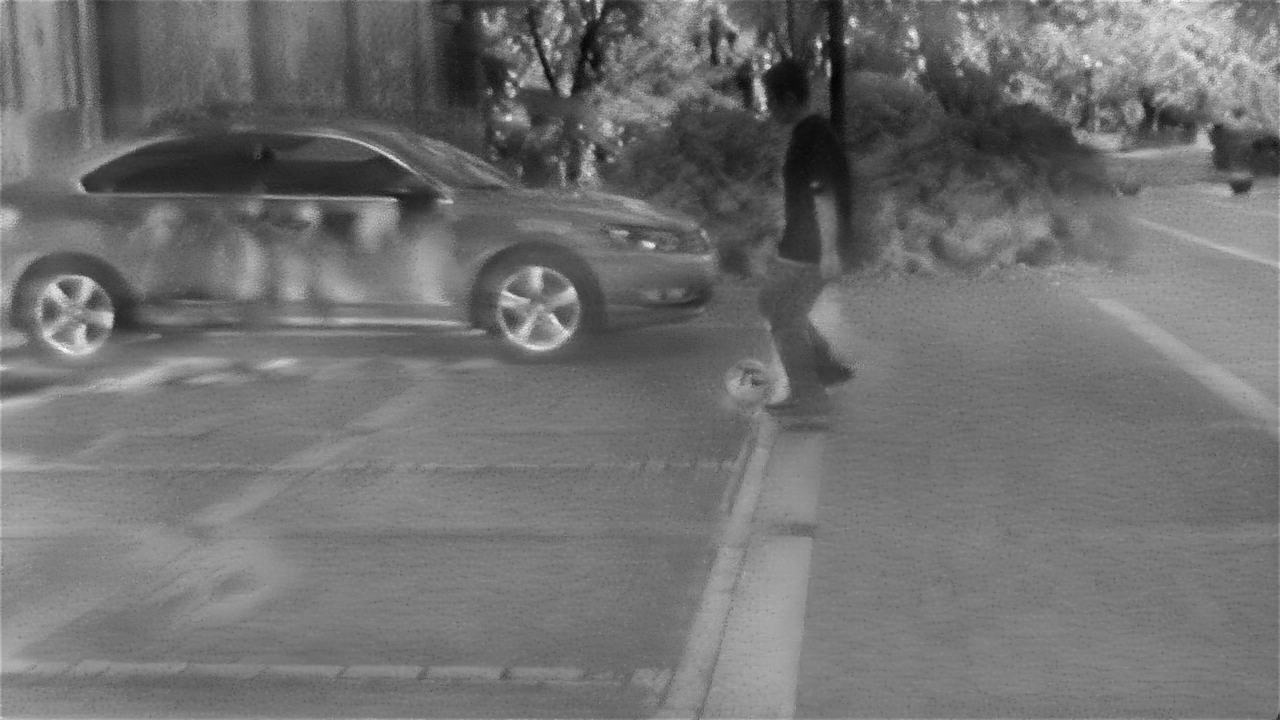
#> input picture data/test/frame_000402.png, 1280 x 720 px
$ python akaze2.py
#> lines starting #> are read from the running program, lines starting #| are printed output that depends on the picture; long printed decimals are rounded
import numpy as np
import cv2

# 读取图像
img1 = cv2.imread('frame_000402.png')  # 事件图像
#> img1 is the input picture: shape (720, 1280, 3); min 2, max 255, mean 112.8
img2 = cv2.imread('000403.png')        # RGB图像
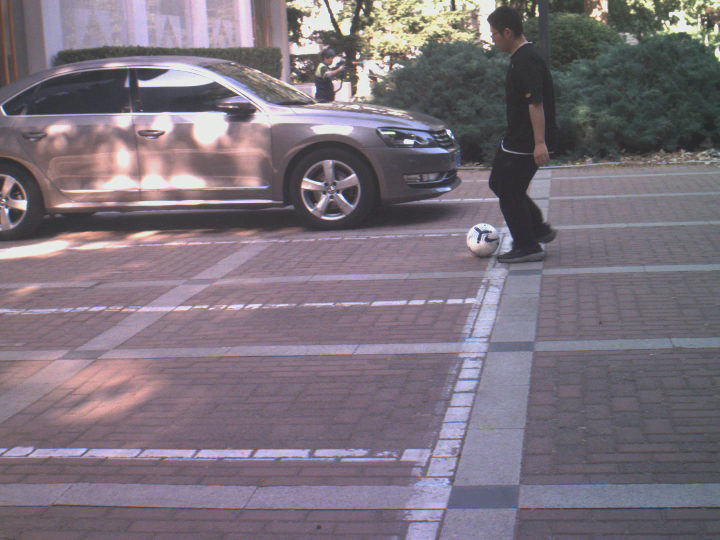
#> input picture data/test/000403.png, 1440 x 1080 px (shown at 1/2 size)
#> img2 is the input picture: shape (1080, 1440, 3); mean B, G, R 124.4, 114, 124

# 相机标定参数
rgb_camera_matrix = np.array([[2564.19310444823, 0, 739.387821416966],
                              [0, 2563.41510197018, 537.540801537576],
                              [0, 0, 1]])
rgb_dist_coeffs = np.array([-0.161037226394270, 0.128949733352634, 0, 0, 0])

dvs_camera_matrix = np.array([[1671.20555532487, 0, 644.067031753728],
                              [0, 1670.49054323916, 373.313702644126],
                              [0, 0, 1]])
dvs_dist_coeffs = np.array([-0.0707315665225943, 0.290205090753698, 0, 0, 0])

# 图像去畸变
undistorted_img1 = cv2.undistort(img1, dvs_camera_matrix, dvs_dist_coeffs)
undistorted_img2 = cv2.undistort(img2, rgb_camera_matrix, rgb_dist_coeffs)
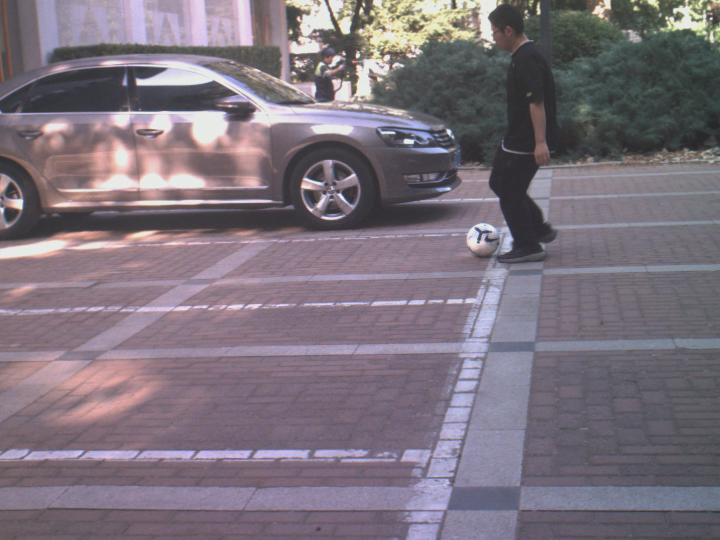
#> undistorted_img2: shape (1080, 1440, 3) (shown at 1/2 size); mean B, G, R 124.5, 114, 124

# 将图像转换为灰度图
gray1 = cv2.cvtColor(undistorted_img1, cv2.COLOR_BGR2GRAY)
gray2 = cv2.cvtColor(undistorted_img2, cv2.COLOR_BGR2GRAY)
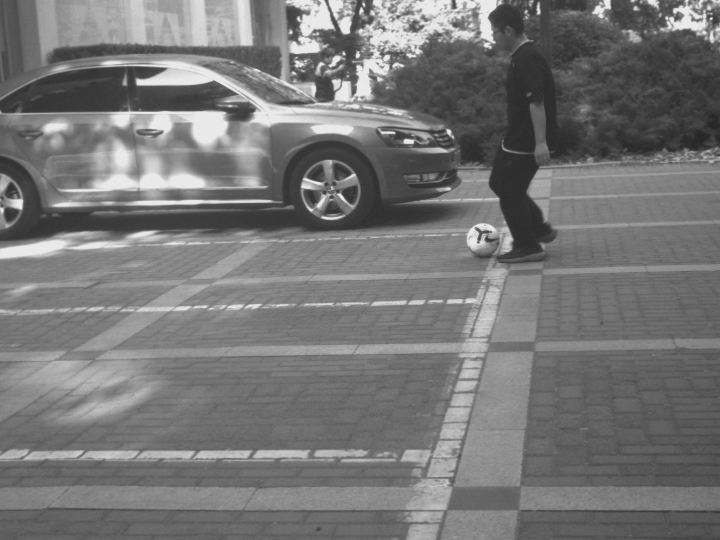
#> gray2: shape (1080, 1440) (shown at 1/2 size); min 36, max 239, mean 118.2

# init AKAZE detector
akaze = cv2.AKAZE_create()

# Find the keypoints and descriptors with AKAZE
kp1, des1 = akaze.detectAndCompute(gray1, None)
#> kp1 = 673 keypoints; strongest (x, y, size): (104, 318, 11.4), (819, 43, 5.7), (922, 61, 8.1), (569, 294, 11.4)
kp2, des2 = akaze.detectAndCompute(gray2, None)
#> kp2 = 2129 keypoints; strongest (x, y, size): (897, 263, 8.1), (614, 368, 16.1), (279, 164, 11.4), (715, 110, 8.1)

print(f"Keypoints in img1: {len(kp1)}, Keypoints in img2: {len(kp2)}")
#| Keypoints in img1: 673, Keypoints in img2: 2129

# BFMatcher with default params
bf = cv2.BFMatcher()
matches = bf.knnMatch(des1, des2, k=2)
#> matches = 673 matches

# Apply ratio test and collect good matches
good_matches = []
for m, n in matches:
    if m.distance < 0.9 * n.distance:
        good_matches.append(m)
#> after the loop, good_matches = 78 matches

print(f"Number of good matches: {len(good_matches)}")
#| Number of good matches: 78

# Sort the good matches by their distance (quality of match)
good_matches = sorted(good_matches, key=lambda x: x.distance)

# Select top N matches (e.g., top 50 or less if fewer matches)
N = min(100, len(good_matches))
#> N = 78
best_matches = good_matches[:N]
#> best_matches = 78 matches

# Calculate slopes and filter matches
slopes = []
for i, match in enumerate(best_matches):
    x1, y1 = kp1[match.queryIdx].pt
    x2, y2 = kp2[match.trainIdx].pt

    # Calculate slope (y2 - y1) / (x2 - x1)
    if x2 - x1 == 0:  # Handle vertical line case
        slope = 10
    else:
        slope = (y2 - y1) / (x2 - x1)
    # Calculate the distance between (x1, y1) and (x2, y2)
    distance = np.sqrt((x2 - x1) ** 2 + (y2 - y1) ** 2)

    if  500 < distance < 700 :
        print("No.", i, x1, y1, x2, y2, distance, slope)
        slopes.append((slope, match))  # Store slope and corresponding match
#> this loop made 78 passes
#> (x1, y1, x2, y2, slope, distance) on passes 1 to 12: (537.1, 270.5, 610.7, 358.6, 1.2, 114.8), (783, 393.7, 1018, 497.7, 0.442, 256.9), (629.2, 126.6, 870.7, 60.78, -0.272, 250.3), (1027.6, 92.65, 911.9, 72.48, 0.174, 117.4), (766.7, 324.7, 988, 398.2, 0.332, 233.1), (566, 332.9, 607.1, 371.9, 0.952, 56.66), (784.1, 379.7, 1020.6, 477.5, 0.414, 255.9), (85.64, 282.6, 705.8, 352.5, 0.113, 624.1), (772.5, 366.9, 1002, 458.2, 0.398, 247), (62.28, 286.6, 626.3, 352.1, 0.116, 567.8), (818, 199.5, 1063.8, 211.4, 0.0485, 246.1), (507.5, 83.3, 817.9, 97.88, 0.047, 310.8)
#> (x1, y1, x2, y2, slope) on passes 61 to 66: (1054.5, 59.2, 981.7, 501.9, -6.09), (530.9, 39.79, 296.8, 273.8, -1), (639.3, 64.11, 692.7, 196.8, 2.48), (1166.3, 115.8, 977.7, 512.4, -2.1), (1025.1, 255.7, 277.1, 382.9, -0.17), (478.8, 332, 635.2, 144.2, -1.2)
#| No. 7 85.644 282.563 705.842 352.537 624.133 0.1128
#| No. 9 62.278 286.634 626.275 352.084 567.782 0.116
#| No. 16 511.204 90.918 927.509 595.538 654.180 1.212
#| No. 18 49.542 286.291 610.722 358.588 565.818 0.1288
#| No. 30 687.924 45.392 940.785 671.998 675.703 2.478
#| No. 39 569.200 293.879 34.143 420.999 549.951 -0.2376
#| No. 43 123.062 323.515 701.189 156.907 601.656 -0.2882
#| No. 55 1141.700 111.617 558.828 127.843 583.097 -0.02784
#> (further printed lines are left out)
#> after the loop, slopes = 12 items

# Sort matches based on slope
slopes_sorted = sorted(slopes, key=lambda x: x[0])
#> slopes_sorted = 12 items

# Extract the sorted best matches
sorted_best_matches = [match for _, match in slopes_sorted]
#> sorted_best_matches = 12 matches

# Optionally, select top N matches from the sorted list
N = min(10, len(sorted_best_matches))
#> N = 10
best_matches = sorted_best_matches[:N]
#> best_matches = 10 matches

print(best_matches)
#> (printed output is left out)
# Select good matched keypoints from top matches
ref_matched_kpts = np.float32([kp1[m.queryIdx].pt for m in best_matches]).reshape(-1, 1, 2)
#> ref_matched_kpts = [[1116.4, 121.8], [123.1, 323.5], [829.7, 260.7], [569.2, 293.9], [1104.4, 112.1], [1141.7, 111.6], [737.7, 59.75], [85.64, 282.6], [62.28, 286.6], [49.54, 286.3]]
sensed_matched_kpts = np.float32([kp2[m.trainIdx].pt for m in best_matches]).reshape(-1, 1, 2)
#> sensed_matched_kpts = [[525.9, 402.2], [701.2, 156.9], [279.7, 405.8], [34.14, 421], [587.8, 126.8], [558.8, 127.8], [1335.7, 45.25], [705.8, 352.5], [626.3, 352.1], [610.7, 358.6]]

# Draw matches
img3 = cv2.drawMatches(img1, kp1, img2, kp2, best_matches, None, flags=cv2.DrawMatchesFlags_NOT_DRAW_SINGLE_POINTS)
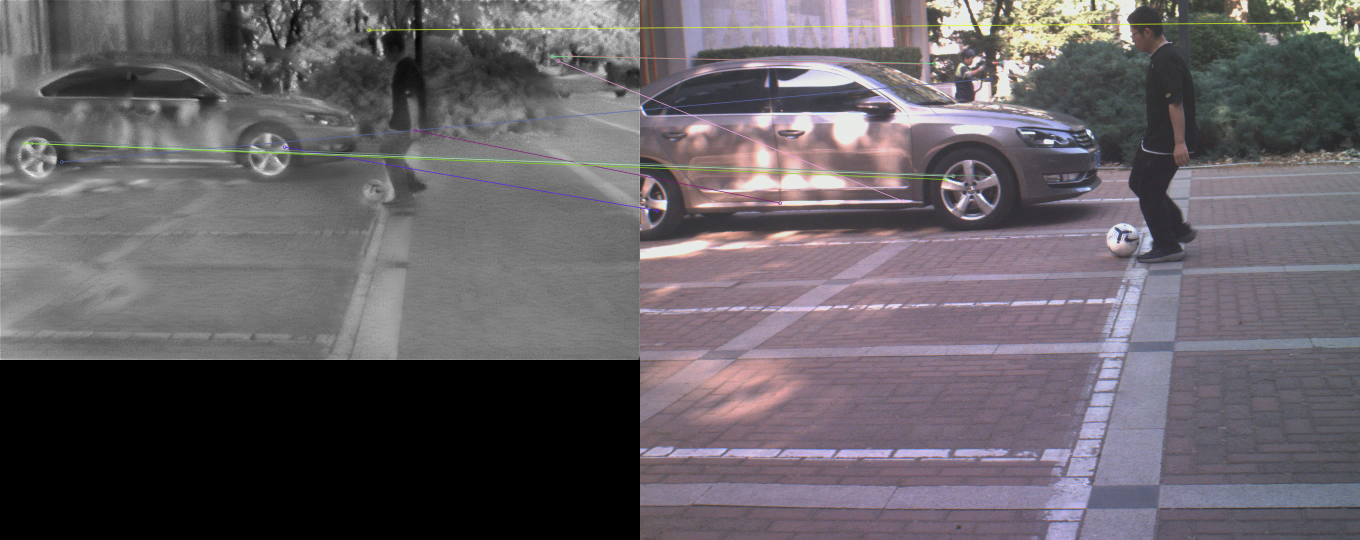
#> img3: shape (1080, 2720, 3) (shown at 1/2 size); mean B, G, R 101.3, 96, 101.2
cv2.imwrite('sorted_matches.jpg', img3)

# 读取稀疏图像
sparse_img = cv2.imread('events_000402.png', cv2.IMREAD_UNCHANGED)
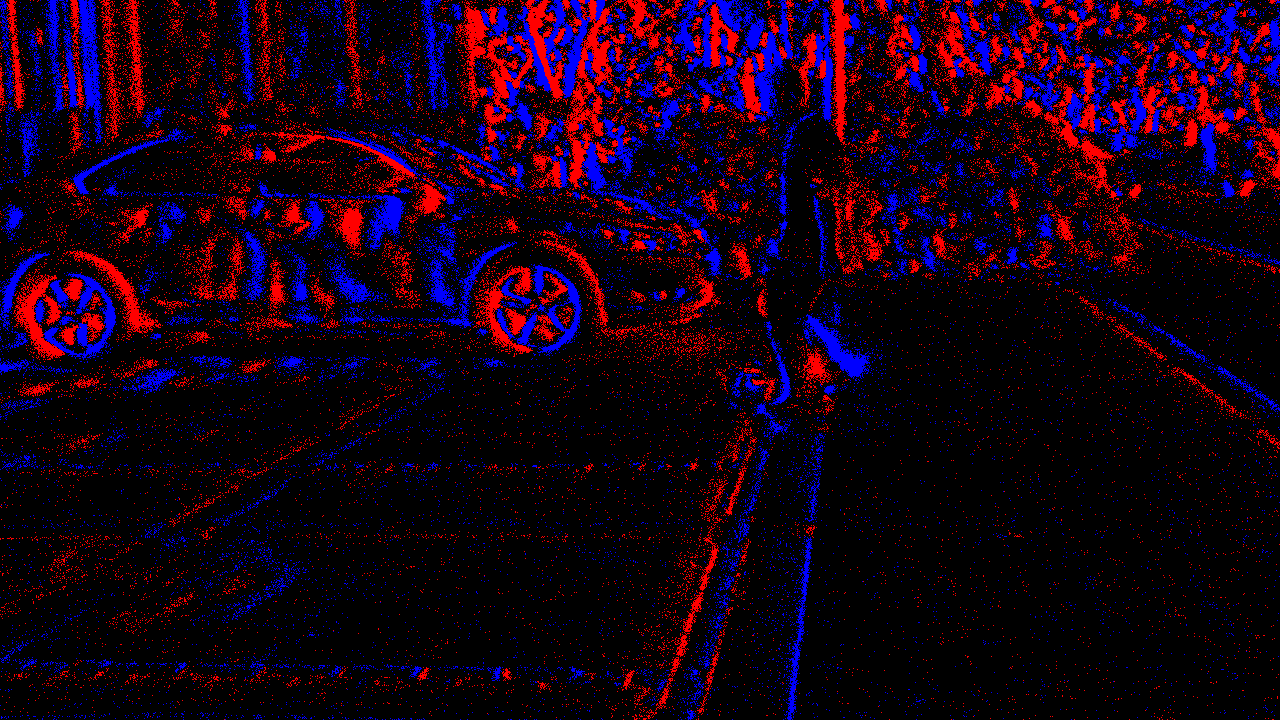
#> input picture data/test/events_000402.png, 1280 x 720 px
#> sparse_img is the input picture: shape (720, 1280, 3); mean B, G, R 20, 0, 21.9

# 确保H矩阵已计算
if len(ref_matched_kpts) >= 4 and len(sensed_matched_kpts) >= 4:
    # Compute homography using RANSAC
    H, status = cv2.findHomography(ref_matched_kpts, sensed_matched_kpts, cv2.RANSAC, 5.0)
#> H = [[-1.63, 11.92, 368.5], [-0.41, 2.55, 145.8], [-0.00316, 0.0207, 1]]; status = [1, 0, 0, 0, 1, 1, 1, 0, 0, 0]
    print(H)
#| [[-1.63132796e+00  1.19153668e+01  3.68535024e+02]
#|  [-4.09621764e-01  2.54718894e+00  1.45838748e+02]
#|  [-3.15751112e-03  2.07089345e-02  1.00000000e+00]]
    # Warp sparse image using the computed homography
    warped_sparse_image = cv2.warpPerspective(sparse_img, H, (img2.shape[1], img2.shape[0]))
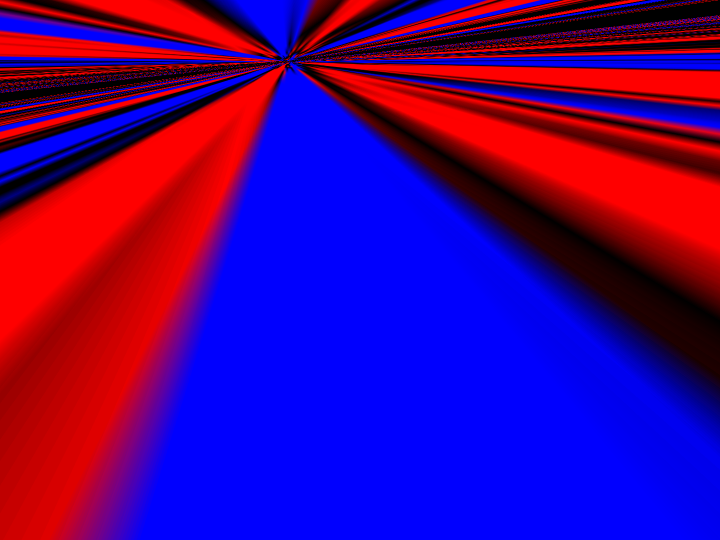
#> warped_sparse_image: shape (1080, 1440, 3) (shown at 1/2 size); mean B, G, R 129.7, 0, 75.6

    # 显示结果
    cv2.imshow('Warped Sparse Image', warped_sparse_image)
    cv2.waitKey(9000)
    cv2.destroyAllWindows()
else:
    print("Not enough matches to compute homography.")
